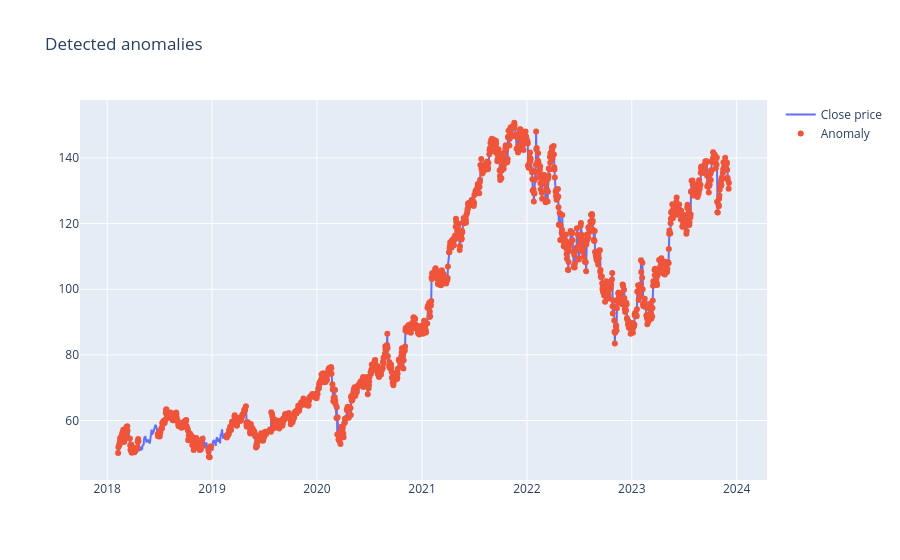

Write notebook code for a chart like this one.
### Code cell
fig = go.Figure()
fig.add_trace(go.Scatter(x=anomaly_df['Date'], y=scaler.inverse_transform(anomaly_df[['Close']].values).flatten(), name='Close price'))
fig.add_trace(go.Scatter(x=anomalies['Date'], y=scaler.inverse_transform(anomalies[['Close']].values).flatten(), mode='markers', name='Anomaly'))
fig.update_layout(showlegend=True, title='Detected anomalies')
fig.show()

### Figure 1 — Plotly figure (JSON) as saved in the notebook; plotly's stock layout.template omitted (floating-point values rounded to 4 significant figures; data arrays with more than 128 entries replaced by an {"elided": "..."} marker saying what was removed)
{"data": [{"name": "Close price", "type": "scatter", "x": {"elided": "1466 str values"}, "y": {"elided": "1466 float values"}}, {"mode": "markers", "name": "Anomaly", "type": "scatter", "x": {"elided": "1360 str values"}, "y": {"elided": "1360 float values"}}], "layout": {"showlegend": true, "title": {"text": "Detected anomalies"}}}
